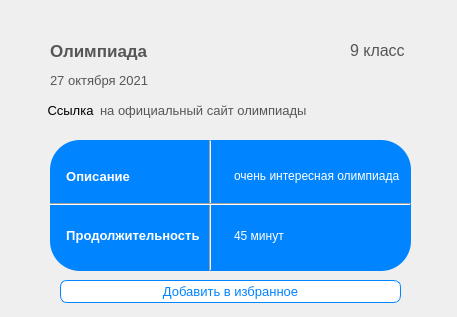
<?xml version="1.0" encoding="UTF-8"?>
<ui version="4.0">
 <class>Form</class>
 <widget class="QWidget" name="Form">
  <property name="geometry">
   <rect>
    <x>0</x>
    <y>0</y>
    <width>457</width>
    <height>317</height>
   </rect>
  </property>
  <property name="windowTitle">
   <string>Form</string>
  </property>
  <widget class="QLabel" name="label_title">
   <property name="geometry">
    <rect>
     <x>50</x>
     <y>40</y>
     <width>221</width>
     <height>21</height>
    </rect>
   </property>
   <property name="font">
    <font>
     <pointsize>13</pointsize>
     <weight>75</weight>
     <bold>true</bold>
    </font>
   </property>
   <property name="styleSheet">
    <string notr="true">color: #565656;</string>
   </property>
   <property name="text">
    <string>Олимпиада</string>
   </property>
  </widget>
  <widget class="QPushButton" name="changeButton">
   <property name="geometry">
    <rect>
     <x>60</x>
     <y>320</y>
     <width>341</width>
     <height>23</height>
    </rect>
   </property>
   <property name="font">
    <font>
     <family>MS Shell Dlg 2</family>
     <pointsize>10</pointsize>
    </font>
   </property>
   <property name="styleSheet">
    <string notr="true">QPushButton {
	background-color: rgb(0, 132, 255);
	border-radius: 7px;
	color: #fff;
}

QPushButton:hover {
	background-color: rgb(0, 166, 255);
}
</string>
   </property>
   <property name="text">
    <string>Изменить</string>
   </property>
  </widget>
  <widget class="QLabel" name="label_date">
   <property name="geometry">
    <rect>
     <x>50</x>
     <y>70</y>
     <width>111</width>
     <height>21</height>
    </rect>
   </property>
   <property name="font">
    <font>
     <pointsize>10</pointsize>
     <weight>50</weight>
     <bold>false</bold>
    </font>
   </property>
   <property name="styleSheet">
    <string notr="true">color: #565656;</string>
   </property>
   <property name="text">
    <string>27 октября 2021</string>
   </property>
  </widget>
  <widget class="QFrame" name="frame">
   <property name="geometry">
    <rect>
     <x>50</x>
     <y>140</y>
     <width>361</width>
     <height>131</height>
    </rect>
   </property>
   <property name="styleSheet">
    <string notr="true">background-color: rgb(0, 132, 255);
border-radius: 30px;
</string>
   </property>
   <property name="frameShape">
    <enum>QFrame::StyledPanel</enum>
   </property>
   <property name="frameShadow">
    <enum>QFrame::Raised</enum>
   </property>
   <layout class="QVBoxLayout" name="verticalLayout_9">
    <item>
     <layout class="QGridLayout" name="gridLayout">
      <item row="1" column="0">
       <widget class="QLabel" name="label_5">
        <property name="font">
         <font>
          <pointsize>10</pointsize>
          <weight>75</weight>
          <bold>true</bold>
         </font>
        </property>
        <property name="styleSheet">
         <string notr="true">color: #fff;</string>
        </property>
        <property name="text">
         <string>  Продолжительность </string>
        </property>
       </widget>
      </item>
      <item row="1" column="1">
       <widget class="QLabel" name="label_duration">
        <property name="styleSheet">
         <string notr="true">color: #fff;</string>
        </property>
        <property name="text">
         <string>45 минут</string>
        </property>
       </widget>
      </item>
      <item row="0" column="0">
       <widget class="QLabel" name="label_7">
        <property name="font">
         <font>
          <pointsize>10</pointsize>
          <weight>75</weight>
          <bold>true</bold>
         </font>
        </property>
        <property name="styleSheet">
         <string notr="true">color: #fff;</string>
        </property>
        <property name="text">
         <string>  Описание</string>
        </property>
       </widget>
      </item>
      <item row="0" column="1">
       <widget class="QLabel" name="label_description">
        <property name="styleSheet">
         <string notr="true">color: #fff;</string>
        </property>
        <property name="text">
         <string>очень интересная олимпиада</string>
        </property>
       </widget>
      </item>
     </layout>
    </item>
   </layout>
  </widget>
  <widget class="Line" name="line_2">
   <property name="geometry">
    <rect>
     <x>200</x>
     <y>140</y>
     <width>20</width>
     <height>131</height>
    </rect>
   </property>
   <property name="orientation">
    <enum>Qt::Vertical</enum>
   </property>
  </widget>
  <widget class="Line" name="line">
   <property name="geometry">
    <rect>
     <x>50</x>
     <y>189</y>
     <width>361</width>
     <height>31</height>
    </rect>
   </property>
   <property name="orientation">
    <enum>Qt::Horizontal</enum>
   </property>
  </widget>
  <widget class="QLabel" name="label_4">
   <property name="geometry">
    <rect>
     <x>100</x>
     <y>90</y>
     <width>211</width>
     <height>41</height>
    </rect>
   </property>
   <property name="font">
    <font>
     <pointsize>10</pointsize>
     <weight>50</weight>
     <bold>false</bold>
    </font>
   </property>
   <property name="styleSheet">
    <string notr="true">color: #565656;</string>
   </property>
   <property name="text">
    <string>на официальный сайт олимпиады</string>
   </property>
  </widget>
  <widget class="QPushButton" name="deleteButton">
   <property name="geometry">
    <rect>
     <x>60</x>
     <y>350</y>
     <width>341</width>
     <height>23</height>
    </rect>
   </property>
   <property name="font">
    <font>
     <family>MS Shell Dlg 2</family>
     <pointsize>10</pointsize>
    </font>
   </property>
   <property name="styleSheet">
    <string notr="true">QPushButton {
	background-color: rgb(0, 132, 255);
	border-radius: 7px;
	color: #fff;
}

QPushButton:hover {
	background-color: rgb(0, 166, 255);
}
</string>
   </property>
   <property name="text">
    <string>Удалить</string>
   </property>
  </widget>
  <widget class="QLabel" name="label_class">
   <property name="geometry">
    <rect>
     <x>350</x>
     <y>40</y>
     <width>61</width>
     <height>21</height>
    </rect>
   </property>
   <property name="font">
    <font>
     <pointsize>12</pointsize>
    </font>
   </property>
   <property name="styleSheet">
    <string notr="true">color: #565656;</string>
   </property>
   <property name="text">
    <string>9 класс</string>
   </property>
  </widget>
  <widget class="QLabel" name="label_passed">
   <property name="geometry">
    <rect>
     <x>50</x>
     <y>10</y>
     <width>251</width>
     <height>21</height>
    </rect>
   </property>
   <property name="font">
    <font>
     <pointsize>13</pointsize>
     <weight>75</weight>
     <bold>true</bold>
    </font>
   </property>
   <property name="styleSheet">
    <string notr="true">color: red;</string>
   </property>
   <property name="text">
    <string/>
   </property>
  </widget>
  <widget class="QPushButton" name="favoritesButton">
   <property name="geometry">
    <rect>
     <x>60</x>
     <y>280</y>
     <width>341</width>
     <height>23</height>
    </rect>
   </property>
   <property name="font">
    <font>
     <family>MS Shell Dlg 2</family>
     <pointsize>10</pointsize>
    </font>
   </property>
   <property name="styleSheet">
    <string notr="true">QPushButton {
	background-color: #fff;
	border-radius: 7px;
	color: rgb(0, 132, 255);
	border: 1px solid rgb(0, 132, 255);
}

QPushButton:hover {
	background-color: rgb(255, 243, 175);
}
</string>
   </property>
   <property name="text">
    <string>Добавить в избранное</string>
   </property>
  </widget>
  <widget class="QPushButton" name="linkButton">
   <property name="geometry">
    <rect>
     <x>40</x>
     <y>100</y>
     <width>61</width>
     <height>21</height>
    </rect>
   </property>
   <property name="font">
    <font>
     <pointsize>10</pointsize>
    </font>
   </property>
   <property name="styleSheet">
    <string notr="true">QPushButton{
	border: none;
}
QPushButton:hover{
	color: blue;
}</string>
   </property>
   <property name="text">
    <string>Ссылка</string>
   </property>
  </widget>
 </widget>
 <resources/>
 <connections/>
</ui>
